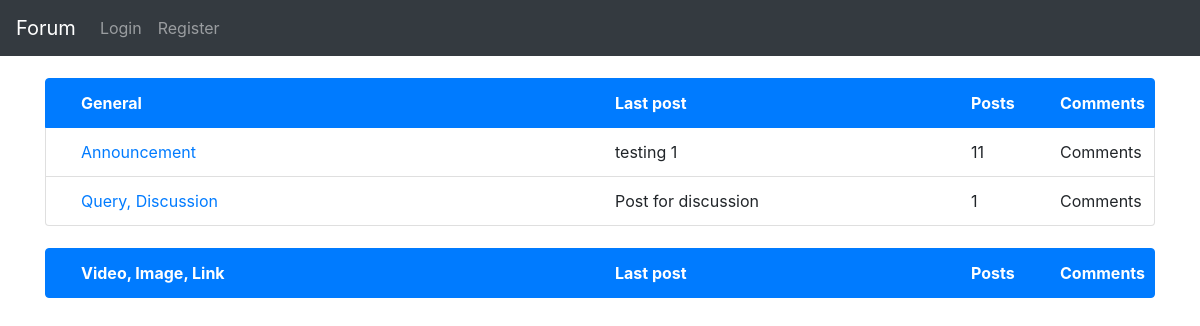
/, run on an earlier commit of the app's database.
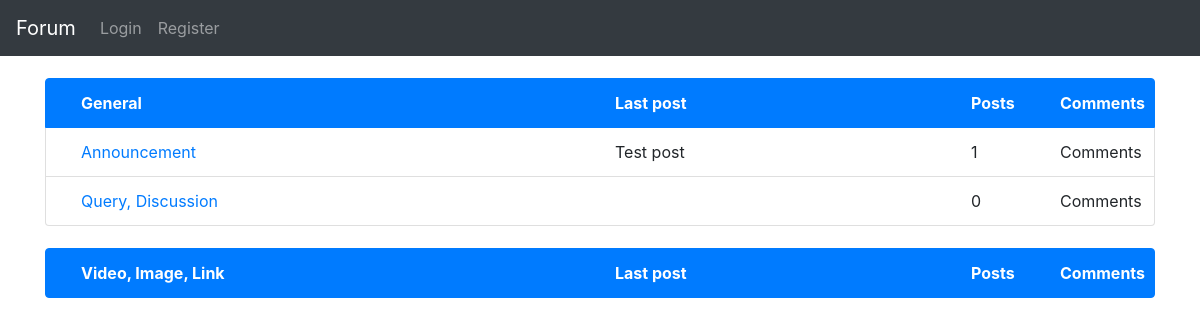
And on a later commit of the database.
### myForum/models.py (models this page shows, shortened)
class Posts(models.Model):
    title = models.CharField(max_length=355)
    content = models.TextField()
    created_date = models.DateTimeField(default=timezone.now())
    subsection = models.ForeignKey(SubSection, related_name='subsection', on_delete=models.CASCADE, blank=False,
                                   null=False)
    user = models.ForeignKey(User, on_delete=models.DO_NOTHING)

class SubSection(models.Model):
    title = models.CharField(max_length=355, blank=False, null=False)
    description = models.CharField(max_length=500)
    section = models.ForeignKey(Section, related_name='section', on_delete=models.CASCADE, blank=False, null=False)
    def __str__(self):
        return self.title
    def latestpost(self):
        return self.subsection.order_by('-created_date')

### myForum/views.py (the view)
# urls.py: path('', views.HomePage.as_view(), name='homepage'),
class HomePage(generic.ListView):
    model = models.Section

### myForum/models.py (called while the page is built)
    def __str__(self):
        return self.title

### myForum/templates/myForum/section_list.html
{% extends 'base.html' %}
{% block content %}
    {% for section in object_list %}
        <ul class="list-group" style="margin-top:2%">
            <li class="list-group-item list-group-item-action active" style="font-weight:bolder" aria-disabled="true">
                <div class="container">
                    <div class="row">
                        <div class="col-sm-6">{{ section }}</div>
                        <div class="col-sm-4">Last post</div>
                        <div class="col-sm-1">Posts</div>
                        <div class="col-sm-1">Comments</div>
                    </div>
                </div>
            </li>
            {% for subsection in section.section.all %}
                <li class="list-group-item">
                    <div class="container">
                        <div class="row">
                            <div class="col-sm-6">
                                <a href="{% url 'myForum:posts_list' subsection=subsection.title  %}">
                                    {{ subsection }}
                                </a>
                            </div>
                            {% with subsection.latestpost.all|first as post %}
                                <div class="col-sm-4">{{ post.title }}</div>
                            {% endwith %}
                            <div class="col-sm-1">{{subsection.subsection.count}}</div>
                            <div class="col-sm-1">Comments</div>
                        </div>
                    </div>
                </li>
            {% endfor %}
        </ul>
    {% endfor %}
{% endblock %}

What changed in the data, as far as the page shows it:
removed Posts: title "testing 1"
removed Posts: title "Post for discussion"
computed for SubSection "Announcement": subsection.count "11" → "1"
now on this page (row edited): Posts: title "Test post"
computed for SubSection "Query, Discussion": subsection.count "1" → "0"
